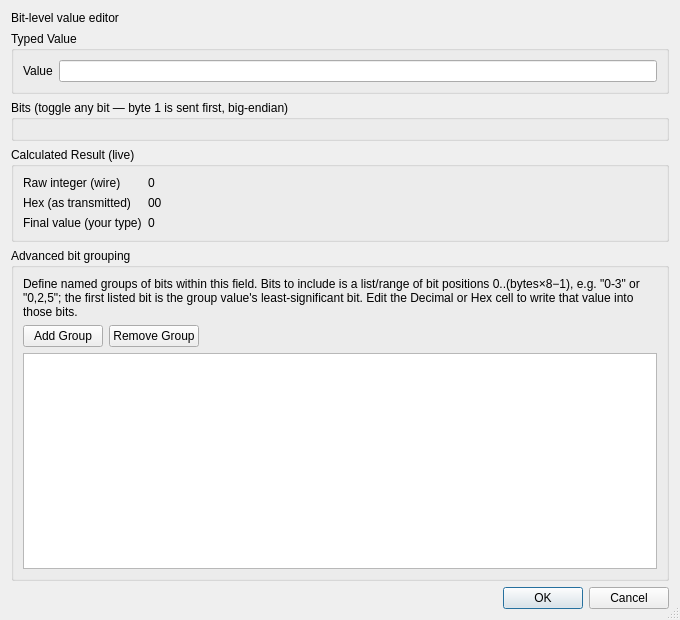
<?xml version="1.0" encoding="UTF-8"?>
<ui version="4.0">
 <class>BitValueEditorDialog</class>
 <widget class="QDialog" name="BitValueEditorDialog">
  <property name="geometry"><rect><x>0</x><y>0</y><width>680</width><height>620</height></rect></property>
  <property name="minimumSize"><size><width>560</width><height>0</height></size></property>
  <property name="windowTitle"><string>Bit Editor</string></property>
  <property name="sizeGripEnabled"><bool>true</bool></property>
  <layout class="QVBoxLayout" name="mainLayout">
   <item><widget class="QLabel" name="lblHeader"><property name="text"><string>Bit-level value editor</string></property><property name="wordWrap"><bool>true</bool></property></widget></item>
   <item>
    <widget class="QGroupBox" name="grpTypedValue">
     <property name="title"><string>Typed Value</string></property>
     <layout class="QHBoxLayout" name="typedValueLayout">
      <item><widget class="QLabel" name="lblTypedValue"><property name="text"><string>Value</string></property></widget></item>
      <item><widget class="QLineEdit" name="txtTypedValue"><property name="toolTip"><string>Type the value in the field's own type — the bits below map automatically. Or toggle the bits and watch this value update in real time.</string></property></widget></item>
     </layout>
    </widget>
   </item>
   <item>
    <widget class="QGroupBox" name="grpBits">
     <property name="title"><string>Bits (toggle any bit — byte 1 is sent first, big-endian)</string></property>
     <layout class="QVBoxLayout" name="bitRowsLayout"/>
    </widget>
   </item>
   <item>
    <widget class="QGroupBox" name="grpReadout">
     <property name="title"><string>Calculated Result (live)</string></property>
     <layout class="QFormLayout" name="readoutLayout">
      <item row="0" column="0"><widget class="QLabel" name="lblRawDecCaption"><property name="text"><string>Raw integer (wire)</string></property></widget></item>
      <item row="0" column="1"><widget class="QLabel" name="lblRawDec"><property name="text"><string>0</string></property></widget></item>
      <item row="1" column="0"><widget class="QLabel" name="lblHexCaption"><property name="text"><string>Hex (as transmitted)</string></property></widget></item>
      <item row="1" column="1"><widget class="QLabel" name="lblHex"><property name="text"><string>00</string></property></widget></item>
      <item row="2" column="0"><widget class="QLabel" name="lblFinalValueCaption"><property name="text"><string>Final value (your type)</string></property></widget></item>
      <item row="2" column="1"><widget class="QLabel" name="lblFinalValue"><property name="text"><string>0</string></property></widget></item>
     </layout>
    </widget>
   </item>
   <item>
    <widget class="QGroupBox" name="grpGroups">
     <property name="title"><string>Advanced bit grouping</string></property>
     <layout class="QVBoxLayout" name="groupsLayout">
      <item><widget class="QLabel" name="lblGroupsHint"><property name="wordWrap"><bool>true</bool></property><property name="text"><string>Define named groups of bits within this field. Bits to include is a list/range of bit positions 0..(bytes×8−1), e.g. "0-3" or "0,2,5"; the first listed bit is the group value's least-significant bit. Edit the Decimal or Hex cell to write that value into those bits.</string></property></widget></item>
      <item>
       <layout class="QHBoxLayout" name="groupsButtonsLayout">
        <item><widget class="QPushButton" name="btnAddGroup"><property name="text"><string>Add Group</string></property></widget></item>
        <item><widget class="QPushButton" name="btnRemoveGroup"><property name="text"><string>Remove Group</string></property></widget></item>
        <item><spacer name="groupsButtonsStretch"><property name="orientation"><enum>Qt::Horizontal</enum></property><property name="sizeHint" stdset="0"><size><width>40</width><height>20</height></size></property></spacer></item>
       </layout>
      </item>
      <item><widget class="QTableWidget" name="tblGroups"><property name="minimumSize"><size><width>0</width><height>120</height></size></property><property name="toolTip"><string>Group name (editable) · Bits to include · Decimal value · Hex value. Editing Decimal or Hex sets those bits in the field.</string></property></widget></item>
     </layout>
    </widget>
   </item>
   <item><widget class="QDialogButtonBox" name="buttonBox"><property name="orientation"><enum>Qt::Horizontal</enum></property><property name="standardButtons"><set>QDialogButtonBox::Cancel|QDialogButtonBox::Ok</set></property></widget></item>
  </layout>
 </widget>
 <resources/>
 <connections/>
</ui>
